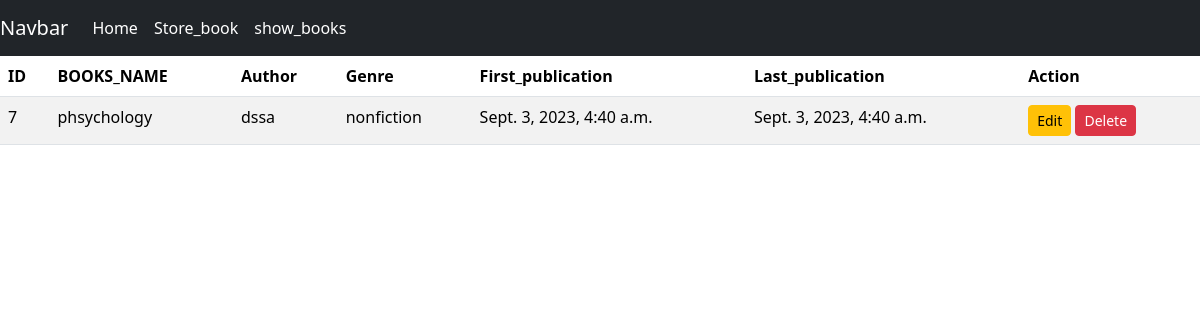
The app's page /book_details/7/ with its own data.
### book/models.py (models this page shows)
class BookModel(models.Model):
    GENRE_CHOICES = [
        ('fiction', 'Fiction'),
        ('nonfiction', 'Non-Fiction'),
        ('mystery', 'Mystery'),
        ('fantasy', 'Fantasy'),
    ]
    id =models.IntegerField(primary_key=True)
    book_name = models.CharField(max_length=30)
    author = models.CharField(max_length=30)
    genre = models.CharField(max_length=20, choices=GENRE_CHOICES)
    first_pub = models.DateTimeField(auto_now_add=True)
    last_pub = models.DateTimeField(auto_now=True)

### book/views.py (the view)
# urls.py: path('book_details/<int:id>/',views.BookDetailsView.as_view(),name="book_details"),
class BookDetailsView(DetailView):
        model = BookModel
        template_name ='book_detail.html'
        context_object_name ='items'
        pk_url_kwarg ='id'

### book/templates/book_detail.html
{%extends 'base.html'%}
{%block content%}
<table class="table table-striped">
    <thead>
      <tr>
        <th scope="col">ID</th>
        <th scope="col">BOOKS_NAME</th>
        <th scope="col">Author</th>
        <th scope="col">Genre</th>
        <th scope="col">First_publication</th>
        <th scope="col">Last_publication</th>
        <th scope="col">Action</th>
      </tr>
    </thead>
    <tbody>
        <tr>
            <td>{{items.id}}</td>
            <td>{{items.book_name}}</td>
            <td>{{items.author}}</td>
            <td>{{items.genre}}</td>
            <td>{{items.first_pub}}</td>
            <td>{{items.last_pub}}</td>
            <td><a href="{% url 'edit_book'  items.id %}" class="btn btn-warning btn-sm">Edit</a> <a href="{% url 'delete_book'  items.id %}" class="btn btn-danger btn-sm">Delete</a></td>
          </tr>
    </tbody>
  </table>
  {%endblock%}

### records on screen
BookModel: id "7", book_name "phsychology", author "dssa", genre "nonfiction", first_pub "Sept. 3, 2023, 4:40 a.m.", last_pub "Sept. 3, 2023, 4:40 a.m."
